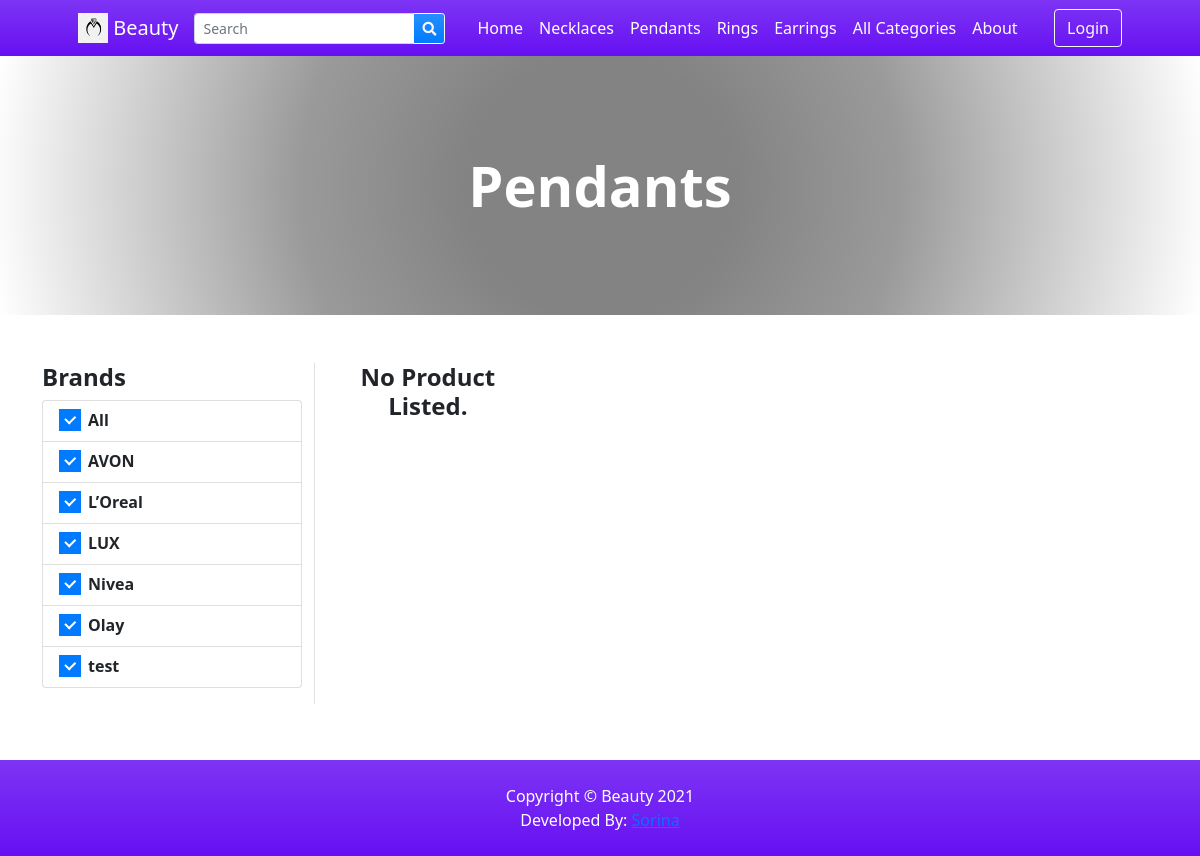
The app's page /?p=products&c=c81e728d9d4c2f636f067f89cc14862c with its own data.
### tables this page shows
CREATE TABLE `categories` (
  `id` int(30) NOT NULL,
  `category` varchar(250) NOT NULL,
  `description` text DEFAULT NULL,
  `status` tinyint(1) NOT NULL DEFAULT 1,
  `delete_flag` tinyint(1) NOT NULL DEFAULT 0,
  `date_created` datetime NOT NULL DEFAULT current_timestamp()
);

CREATE TABLE `brands` (
  `id` int(30) NOT NULL,
  `name` varchar(250) NOT NULL,
  `description` text DEFAULT NULL,
  `image_path` text DEFAULT NULL,
  `status` tinyint(1) NOT NULL DEFAULT 1,
  `delete_flag` tinyint(1) NOT NULL DEFAULT 0,
  `date_created` datetime NOT NULL DEFAULT current_timestamp()
);

### classes/DBConnection.php (called while the page is built, shortened)
<?php
class DBConnection{
    private $host = DB_SERVER;
    private $username = DB_USERNAME;
    private $password = DB_PASSWORD;
    private $database = DB_NAME;
    public $conn;
    public function __construct(){
        if (!isset($this->conn)) {
            $this->conn = new mysqli($this->host, $this->username, $this->password, $this->database);
        }
    }
}
?>

### classes/SystemSettings.php (called while the page is built, shortened)
<?php
class SystemSettings extends DBConnection{
	function userdata($field = ''){
		if(!empty($field)){
			if(isset($_SESSION['userdata'][$field]))
				return $_SESSION['userdata'][$field];
			else
				return null;
		}else{
			return false;
		}
	}
	function info($field=''){
		if(!empty($field)){
			if(isset($_SESSION['system_info'][$field]))
				return $_SESSION['system_info'][$field];
			else
				return false;
		}else{
			return false;
		}
	}
}
$_settings = new SystemSettings();
?>

### config.php (called while the page is built, shortened)
<?php
require_once('classes/DBConnection.php');
require_once('classes/SystemSettings.php');
function validate_image($file){
	if(!empty($file)){
        $ex = explode("?",$file);
        $file = $ex[0];
        $ts = isset($ex[1]) ? "?".$ex[1] : '';
		if(is_file(base_app.$file)){
			return base_url.$file.$ts;
		}else{
			return base_url.'dist/img/no-image-available.png';
		}
	}else{
		return base_url.'dist/img/no-image-available.png';
	}
}
?>

### products.php (the view, shortened to what this page needs)
<?php
$title = "";
if(isset($_GET['c']) && isset($_GET['s'])){
    $cat_qry = $conn->query("SELECT * FROM categories where md5(id) = '{$_GET['c']}'");
    if($cat_qry->num_rows > 0){
        $result =$cat_qry->fetch_assoc();
        $title = $result['category'];
        $cat_description = $result['description'];
    }
 $sub_cat_qry = $conn->query("SELECT * FROM sub_categories where md5(id) = '{$_GET['s']}'");
    if($sub_cat_qry->num_rows > 0){
        $result =$sub_cat_qry->fetch_assoc();
        $sub_title = $result['sub_category'];
        $sub_cat_description = $result['description'];
    }
}
elseif(isset($_GET['c'])){
    $cat_qry = $conn->query("SELECT * FROM categories where md5(id) = '{$_GET['c']}'");
    if($cat_qry->num_rows > 0){
        $result =$cat_qry->fetch_assoc();
        $title = $result['category'];
    }
}
?>
<header class="bg-dark py-5" id="main-header">
    <div class="container px-4 px-lg-5 my-5">
        <div class="text-center text-white">
            <h1 class="display-4 fw-bolder"><?php echo $title ?></h1>
        </div>
    </div>
</header>
<section class="py-5">
    <div class="container">
        <div class="row">
            <div class="col-md-3 border-right mb-2 pb-3">
                <h4><b>Brands</b></h4>
                <ul class="list-group">
                    <a href="" class="list-group-item list-group-item-action">
                        <div class="icheck-primary d-inline">
                            <label for="brandAll">
                                All
                            </label>
                        </div>
                    </a>
                    <?php
                    $qry = $conn->query("SELECT * FROM brands where status =1 order by name asc");
                    while($row=$qry->fetch_assoc()):
                    ?>
                    <li class="list-group-item list-group-item-action">
                        <div class="icheck-primary d-inline">
                            <label for="brand-item-<?php echo $row['id'] ?>">
                                    <?php echo $row['name'] ?>
                            </label>
                        </div>
                    </li>
                    <?php endwhile; ?>
                </ul>
            </div>
            <div class="col-md-9">
                <div class="container-fluid p-0">
                <div class="row gx-2 gx-lg-2 row-cols-1 row-cols-md-3 row-cols-xl-4">
                        <?php
                            $whereData = "";
                            if(isset($_GET['search']))
                                $whereData = " and (p.name LIKE '%{$_GET['search']}%' or b.name LIKE '%{$_GET['search']}%' or p.specs LIKE '%{$_GET['search']}%')";
                            elseif(isset($_GET['c']) && isset($_GET['s']))
                                $whereData = " and (md5(category_id) = '{$_GET['c']}' and md5(sub_category_id) = '{$_GET['s']}')";
                            elseif(isset($_GET['c']) && !isset($_GET['s']))
                                $whereData = " and md5(category_id) = '{$_GET['c']}' ";
                            elseif(isset($_GET['s']) && !isset($_GET['c']))
                                $whereData = " and md5(sub_category_id) = '{$_GET['s']}' ";
                            $bwhere = "";
                            $products = $conn->query("SELECT p.*,b.name as bname, c.category FROM `products` p inner join brands b on p.brand_id = b.id inner join categories c on p.category_id = c.id where p.status = 1 {$whereData} {$bwhere} order by rand() ");
                        ?>
                        <?php
                            if($products->num_rows <= 0){
                                echo "<h4 class='text-center'><b>No Product Listed.</b></h4>";
                            }
                        ?>
                    </div>
                </div>
            </div>
        </div>
    </div>
</section>

### inc/topBarNav.php (shortened to what this page needs)
<nav class="navbar navbar-expand-lg navbar-dark bg-gradient-indigo">
            <div class="container px-4 px-lg-5 ">
                <a class="navbar-brand" href="./">
                <img src="<?php echo validate_image($_settings->info('logo')) ?>" width="30" height="30" class="d-inline-block align-top" alt="" loading="lazy">
                <?php echo $_settings->info('short_name') ?>
                </a>
                <form class="form-inline" id="search-form">
                  <div class="input-group">
                    <input class="form-control form-control-sm form " type="search" placeholder="Search" aria-label="Search" name="search"  value="<?php echo isset($_GET['search']) ? $_GET['search'] : "" ?>"  aria-describedby="button-addon2">
                    <div class="input-group-append">
                      <button class="btn btn-outline-light bg-gradient-blue btn-sm m-0" type="submit" id="button-addon2"><i class="fa fa-search"></i></button>
                    </div>
                  </div>
                </form>
                <div class="collapse navbar-collapse" id="navbarSupportedContent">
                    <ul class="navbar-nav me-auto mb-2 mb-lg-0 ms-lg-4">
                        <li class="nav-item"><a class="nav-link text-white" aria-current="page" href="./">Home</a></li>
                        <?php
                        $cat_qry = $conn->query("SELECT * FROM categories where status = 1  limit 4");
                        $count_cats =$conn->query("SELECT * FROM categories where status = 1 ")->num_rows;
                        while($crow = $cat_qry->fetch_assoc()):
                        ?>
                        <li class="nav-item"><a class="nav-link text-white" aria-current="page" href="./?p=products&c=<?php echo md5($crow['id']) ?>"><?php echo $crow['category'] ?></a></li>
                        <?php endwhile; ?>
                        <?php if($count_cats > 3): ?>
                        <li class="nav-item"><a class="nav-link text-white" href="./?p=view_categories">All Categories</a></li>
                        <?php endif; ?>
                        <li class="nav-item"><a class="nav-link text-white" href="./?p=about">About</a></li>
                    </ul>
                    <div class="d-flex align-items-center">
                      <?php if($_settings->userdata('id') > 0 && $_settings->userdata('login_type') == 2): ?>
                        <a class="text-dark mr-2 nav-link text-white" href="./?p=cart">
                            <i class="bi-cart-fill me-1"></i>
                            Cart
                            <span class="badge bg-dark text-white ms-1 rounded-pill" id="cart-count">
                              <?php
                                $count = $conn->query("SELECT SUM(quantity) as items from `cart` where client_id =".$_settings->userdata('id'))->fetch_assoc()['items'];
                                echo ($count > 0 ? $count : 0);
                              ?>
                            </span>
                        </a>
                            <a href="./?p=my_account" class="text-dark  nav-link text-white"><b> Hi, <?php echo $_settings->userdata('firstname')?>!</b></a>
                            <a href="logout.php" class="text-dark  nav-link text-white"><i class="fa fa-sign-out-alt"></i></a>
                        <?php else: ?>
                        <button class="btn btn-outline-light ml-2" id="login-btn" type="button">Login</button>
                        <?php endif; ?>
                    </div>
                </div>
            </div>
        </nav>

### records on screen
categories: category "Necklaces"
categories: category "Pendants"
categories: category "Rings"
categories: category "Earrings"
brands: name "AVON"
brands: name "L’Oreal"
brands: name "LUX"
brands: name "Nivea"
brands: name "Olay"
brands: name "test"

### other values on screen
$_settings->info('short_name') "Beauty"
